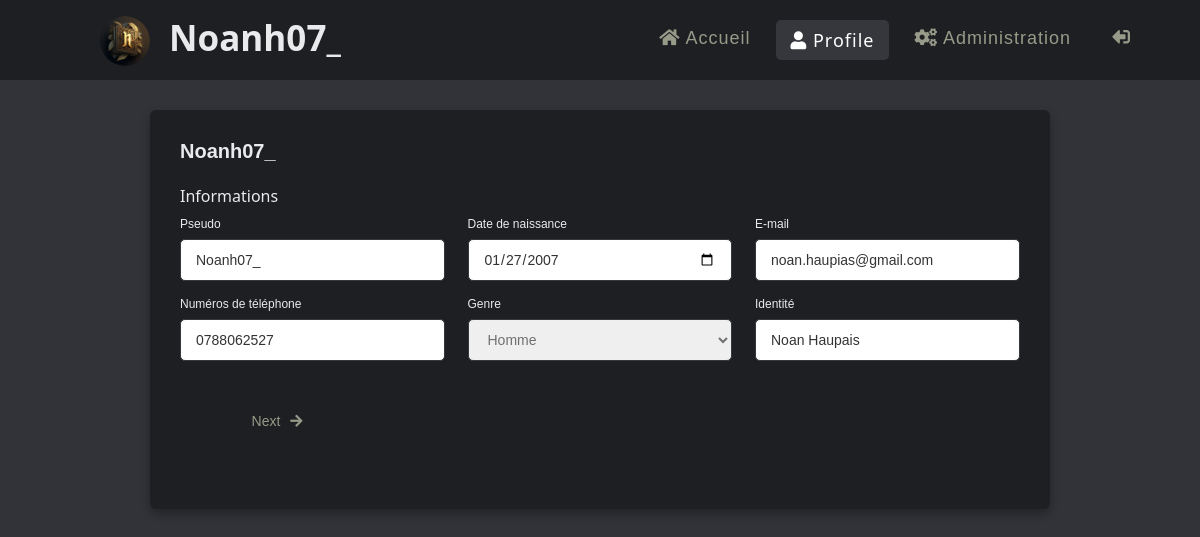
Page /profil (signed in) on the committed database.
### app.py (models this page shows)
class User(db.Model):
    id = db.Column(db.Integer, primary_key=True)
    username = db.Column(db.String(80), unique=True, nullable=False)
    password = db.Column(db.String(80), nullable=False)
    email = db.Column(db.String(120), unique=True, nullable=True)
    profilePic = db.Column(LargeBinary, nullable=True)
    birth = db.Column(db.String(120), unique=False, nullable=True)
    phone = db.Column(db.String(120), unique=False, nullable=True)
    gender = db.Column(db.String(120), unique=False, nullable=True)
    identity = db.Column(db.String(120), unique=False, nullable=True)
    language = db.Column(db.String(120), unique=False, nullable=True)
    nationality = db.Column(db.String(120), unique=False, nullable=True)
    status = db.Column(db.String(120), unique=False, nullable=True)
    lastConnexion = db.Column(db.String(120), unique=False, nullable=True)
    creationDate = db.Column(db.String(120), unique=False, nullable=False)

### app.py (the view)
@app.route('/profil', methods=['GET', 'POST'])
def profil():
    if 'user_id' not in session:
        return redirect(url_for('login'))
    Session2 = sessionmaker(bind=db.engine)
    session_db = Session2()
    user = session_db.get(User, session['user_id'])
    if request.method == 'POST':
        password = request.form['password']
        if password == user.password:
            for key in request.form:
                values = request.form.getlist(key)
                if key == "password":
                    continue
                setattr(user, key, values[0])
            session_db.commit()
            session_db.close()
            return redirect(url_for('profil'))
        else:
            return render_template('profil.html', code=6, user=user)
    else:
        return render_template('profil.html', user=user)

### templates/profil.html (shortened to what this page needs)
<!DOCTYPE html>
<html lang="fr" dir="ltr">
    <head>
        <link rel="stylesheet" href="{{ url_for('static', filename='style.css') }}">
        <link rel="stylesheet" href="{{ url_for('static', filename='profil.css') }}">
        <link rel="stylesheet" href="https://cdnjs.cloudflare.com/ajax/libs/font-awesome/5.15.3/css/all.min.css" />
    </head>
    <body>
        <nav>
            <div class="logo">
                {% if user.profilePic %}
                <img width="50px" height="50px">
                {% else %}
                <img width="50px" height="50px" src="{{ url_for('static', filename='icone.ico') }}">
                {% endif %}
                {{ user.username }}
            </div>
            <ul>
                <li><a href="http://127.0.0.1:5000/"><i class="fas fa-home"></i> Accueil</a></li>
                <li><a href="profil" class="active"><i class="fas fa-user"></i> Profile</a></li>
                {% if user.status == "admin" %}
                <li><a href="adminpanel"><i class="fas fa-cogs"></i></i> Administration</a></li>
                {% endif %}
                <li><a href="logout"><i class="fas fa-sign-out-alt fa-rotate-180"></i></a></li>
            </ul>
        </nav>
        <div class="content">
            <div class="container">
                <header>{{ user.username }}</header>
                <form action="/profil" method="POST" enctype="multipart/form-data">
                    <div class="form first">
                        <div class="details personal">
                            <span class="title">Informations</span>
                            <div class="fields">
                                <div class="input-field">
                                    <label>Pseudo</label>
                                    <input type="text" name="username" value="{% if user.username %}{{ user.username }}{% endif %}" placeholder="Ex: MartinDup90">
                                </div>
                                <div class="input-field">
                                    <label>Date de naissance</label>
                                    <input type="date" name="birth"  value="{% if user.birth %}{{ user.birth }}{% endif %}" placeholder="Ex: 05/12/1990">
                                </div>
                                <div class="input-field">
                                    <label>E-mail</label>
                                    <input type="email" name="email" value="{% if user.email %}{{ user.email }}{% endif %}" placeholder="Ex: martin.dupont@gmail.com">
                                </div>
                                <div class="input-field">
                                    <label>Numéros de téléphone</label>
                                    <input type="tel" name="phone" value="{% if user.phone %}{{ user.phone }}{% endif %}" placeholder="Ex: 06 00 00 00 00">
                                </div>
                                <div class="input-field">
                                    <label>Genre</label>
                                    <select id="genre" name="gender">
                                        <option value="Homme" {% if genre == "Homme" %}selected{% endif %}>Homme</option>
                                    </select>
                                </div>
                                <div class="input-field">
                                    <label>Identité</label>
                                    <input type="text" name="identity" value="{% if user.identity %}{{ user.identity }}{% endif %}" placeholder="Ex: Martin Dupont">
                                </div>
                            </div>
                            <button class="nextBtn" type="button" id="nextButton">
                                <span class="btnText">Next <i class="fas fa-arrow-right"></i></span>
                            </button>
                        </div>
                    </div>
                </form>
            </div>
            </div>
    </body>
</html>

### static/style.css (style rules this page uses)
* { margin: 0; padding: 0; box-sizing: border-box; font-family: 'Poppins', sans-serif; }
body { background-color: #313338; }
nav { margin: 0; padding: 0; display: flex; position: sticky; height: 80px; width: 100%; background: #1e1f22; align-items: center; justify-content: space-between; padding: 0 50px 0 100px; flex-wrap: wrap; }
nav .logo { color: #e9eaeb; font-family: "gg sans","Noto Sans","Helvetica Neue",Helvetica,Arial,sans-serif;; font-size: 35px; font-weight: 600; }
.logo { display: inline-block; vertical-align: middle; }
.logo img { width: 50px; height: 50px; border-radius: 50%; margin-right: 10px; vertical-align: middle; }
nav ul { display: flex; flex-wrap: wrap; list-style: none; list-style-type: none; }
nav ul li { margin: 0 5px; }
nav ul li a { color: #989a89; text-decoration: none; font-size: 18px; font-weight: 500; padding: 8px 15px; border-radius: 5px; letter-spacing: 1px; transition: all 0.3s ease; }
nav ul li a.active, nav ul li a:hover { color: white; font-family: "gg sans","Noto Sans","Helvetica Neue",Helvetica,Arial,sans-serif;; background: #36373d; }
.content { max-width: 1250px; margin: auto; padding: 0 30px; }
.content { padding: 30px 0; color: #e9eaeb; font-family: "gg sans","Noto Sans","Helvetica Neue",Helvetica,Arial,sans-serif;; }
.content .title { color: #e9eaeb; font-family: "gg sans","Noto Sans","Helvetica Neue",Helvetica,Arial,sans-serif;; }
.content { display: flex; }

### static/profil.css (style rules this page uses)
body { min-height: 100vh; width: 100%; background: #313338; }
.content { display: flex; align-items: center; justify-content: center; }
.container { position: relative; max-width: 900px; width: 100%; border-radius: 6px; padding: 30px; margin: 0 15px; background-color: #1e1f22; box-shadow: 0 5px 10px rgba(0,0,0,0.3); }
.container header { position: relative; font-size: 20px; font-weight: 600; color: #e9eaeb; }
.container form { position: relative; margin-top: 16px; min-height: 300px; background-color: #1e1f22; overflow: hidden; }
.container form .form { position: absolute; background-color: #1e1f22; transition: 0.3s ease; }
.container form .title { display: block; margin-bottom: 8px; font-size: 16px; font-weight: 500; margin: 6px 0; color: #e9eaeb; }
.container form .fields { display: flex; align-items: center; justify-content: space-between; flex-wrap: wrap; }
form .fields .input-field { display: flex; width: calc(100% / 3 - 15px); flex-direction: column; margin: 4px 0; }
.input-field label { font-size: 12px; font-weight: 500; color: #e9eaeb; }
.input-field input, select { outline: none; font-size: 14px; font-weight: 400; color: #333; border-radius: 5px; border: 1px solid #36373d; padding: 0 15px; height: 42px; margin: 8px 0; }
.input-field select, .input-field input[type="date"] { color: #707070; }
.input-field input[type="date"]:valid { color: #333; }
.container form button, .backBtn { display: flex; align-items: center; justify-content: center; height: 45px; max-width: 200px; width: 100%; border: none; outline: none; color: #989a89; border-radius: 5px; margin: 25px 0; background-color: #1e1f22; transition: all 0.3s linear; cursor: pointer; }
.container form .btnText { font-size: 14px; font-weight: 400; }
form button i, form .backBtn i { margin: 0 6px; }

### rows in the picture
User: username "Noanh07_", birth "01/27/2007", email "noan.haupias@gmail.com", phone "0788062527", identity "Noan Haupais"
